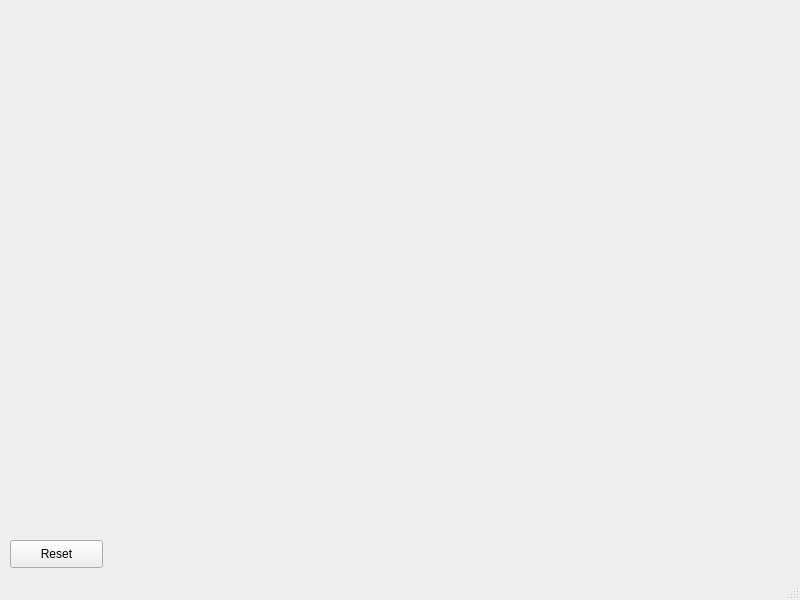
<?xml version="1.0" encoding="UTF-8"?>
<ui version="4.0">
 <class>MainWindow</class>
 <widget class="QMainWindow" name="MainWindow">
  <property name="geometry">
   <rect>
    <x>0</x>
    <y>0</y>
    <width>800</width>
    <height>600</height>
   </rect>
  </property>
  <property name="windowTitle">
   <string>MainWindow</string>
  </property>
  <widget class="QWidget" name="centralwidget">
   <widget class="QPushButton" name="pushButton">
    <property name="geometry">
     <rect>
      <x>10</x>
      <y>540</y>
      <width>93</width>
      <height>28</height>
     </rect>
    </property>
    <property name="text">
     <string>Reset</string>
    </property>
   </widget>
  </widget>
  <widget class="QMenuBar" name="menubar">
   <property name="geometry">
    <rect>
     <x>0</x>
     <y>0</y>
     <width>800</width>
     <height>21</height>
    </rect>
   </property>
  </widget>
  <widget class="QStatusBar" name="statusbar"/>
 </widget>
 <resources/>
 <connections/>
</ui>
